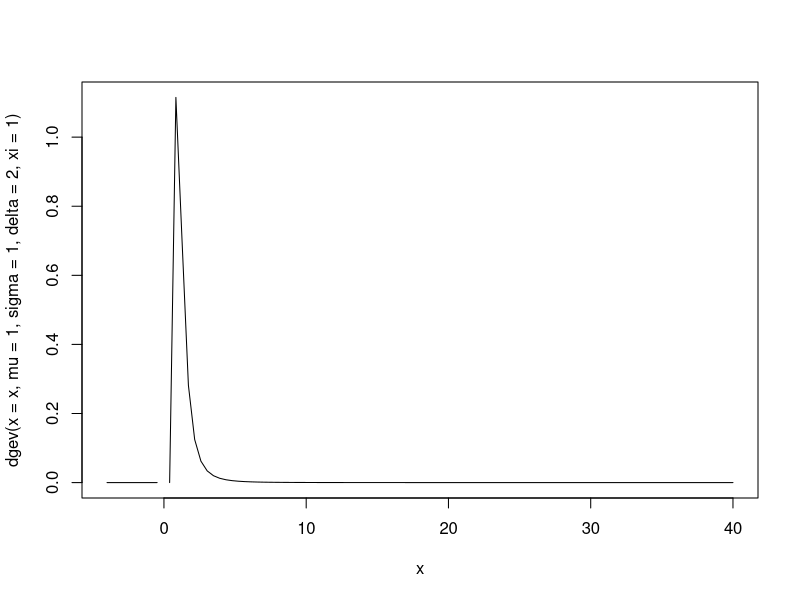

Reproduce this figure in R.
################################################################################
### GEV - PDF
################################################################################

dgev <- function(x,xi,mu,sigma,delta,log = FALSE){
  if(sigma <= 0 || delta <= -1 || xi == 0){stop('the parameters must be sigma > 0, delta >-1 and xi != 0, respectively.')}
  t  <- function(x) {sigma*x*abs(x)^delta} # T(x) function
  #dt <- function(x) {sigma*(delta + 1)*abs(x)^delta} # T'(x) function
  tl <- function(x) { 1 + xi*(sigma*x*abs(x)^delta - mu) } # t(x) function
  
  if(xi > 0){
    f <- sigma*(delta + 1)*(abs(x)^delta)*(tl(x))^(-1/xi - 1)*exp(-tl(x)^(-1/xi)) * ( sign(mu - 1/xi)*(abs(mu - 1/xi)/sigma)^(1/(delta + 1)) < x )
  }
  if(xi < 0){
    f <- sigma*(delta + 1)*(abs(x)^delta)*(tl(x)^(-1/xi - 1))*exp(-tl(x)^(-1/xi)) * ( sign(mu - 1/xi)*(abs(mu - 1/xi)/sigma)^(1/(delta + 1)) > x )
  }
  # f <- ifelse(xi > 0,
  #             (sigma*(delta + 1)*(abs(x)^delta)*(tl(x))^(-1/xi - 1)*exp(-tl(x)^(-1/xi)) * ( sign(mu - 1/xi)*(abs(mu - 1/xi)/sigma)^(1/(delta + 1)) < x )),
  #             (sigma*(delta + 1)*(abs(x)^delta)*(tl(x)^(-1/xi - 1))*exp(-tl(x)^(-1/xi)) * ( sign(mu - 1/xi)*(abs(mu - 1/xi)/sigma)^(1/(delta + 1)) > x ))
  #             )
  # if(is.nan(f)){f <- 0}
  if(log == TRUE){f <- log(f)}
  return(f)
}

mu = 0; sigma = 1; delta = 0; xi = 1
dgev(x = -1,mu = 0, sigma = 1, delta = 0, xi = 1)

curve(expr = dgev(x = x,mu = 1, sigma = 1, delta = 2, xi = 1), from = -4, to = 40)
